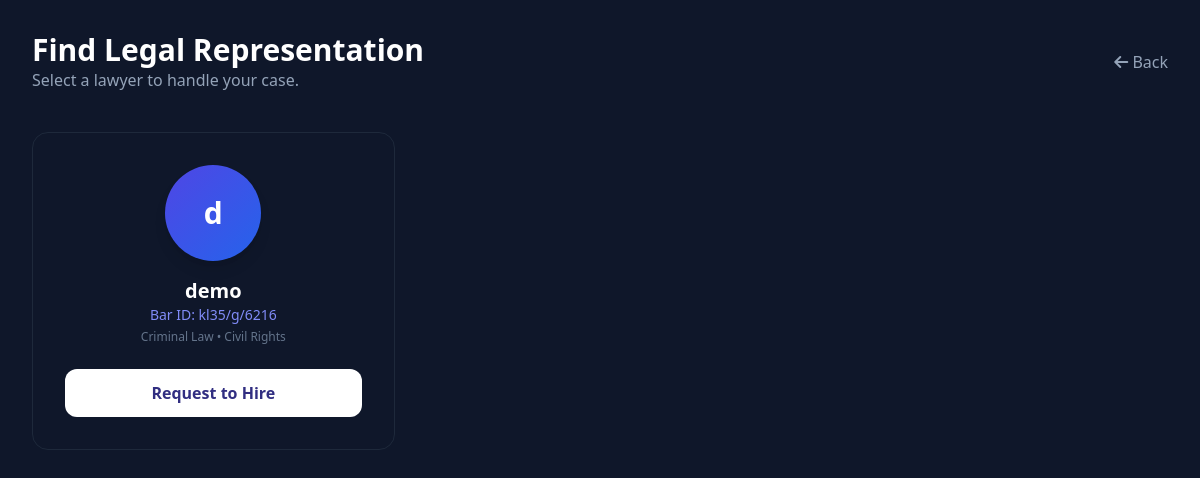
The app's page /find-lawyer/ (signed in) with its own data.
### app/models.py (models this page shows, shortened)
class UserProfile(models.Model):
    user = models.OneToOneField(User, on_delete=models.CASCADE)
    fullname = models.CharField(max_length=200, blank=True)
    is_lawyer = models.BooleanField(default=False)
    bar_id = models.CharField(max_length=100, blank=True, null=True)

### app/views.py (the view)
# urls.py: path('find-lawyer/', views.find_lawyer, name='find_lawyer'),
@login_required
def find_lawyer(request):
    already_requested_ids = LegalRepresentation.objects.filter(client=request.user).values_list('lawyer__id', flat=True)
    lawyers = UserProfile.objects.filter(is_lawyer=True).exclude(user__id__in=already_requested_ids)
    return render(request, 'client/find_lawyer.html', {'lawyers': lawyers})

### templates/client/find_lawyer.html (shortened to what this page needs)
{% load static %}
<!DOCTYPE html>
<html lang="en">
<head>
    <link href="https://cdnjs.cloudflare.com/ajax/libs/font-awesome/6.4.0/css/all.min.css" rel="stylesheet">
    <script src="https://cdn.tailwindcss.com"></script>
</head>
<body class="min-h-screen p-8">
    <div class="max-w-6xl mx-auto">
        <div class="flex justify-between items-center mb-10">
            <div>
                <h1 class="text-3xl font-bold">Find Legal Representation</h1>
                <p class="text-slate-400">Select a lawyer to handle your case.</p>
            </div>
            <a href="{% url 'user_dashboard' %}" class="text-slate-400 hover:text-white"><i class="fas fa-arrow-left"></i> Back</a>
        </div>
        <div class="grid grid-cols-1 md:grid-cols-3 gap-6">
            {% for profile in lawyers %}
            <div class="bg-slate-900 border border-slate-800 p-8 rounded-2xl text-center hover:border-indigo-500 transition-all hover:-translate-y-1">
                <div class="w-24 h-24 bg-gradient-to-br from-indigo-600 to-blue-600 rounded-full mx-auto flex items-center justify-center text-3xl font-bold text-white mb-4 shadow-lg">
                    {{ profile.user.first_name|slice:":1" }}
                </div>
                <h3 class="text-xl font-bold text-white">{{ profile.fullname }}</h3>
                <p class="text-indigo-400 text-sm font-medium mb-1">Bar ID: {{ profile.bar_id }}</p>
                <p class="text-slate-500 text-xs mb-6">Criminal Law • Civil Rights</p>
                <a href="{% url 'hire_lawyer' profile.user.id %}" class="block w-full bg-white text-indigo-900 font-bold py-3 rounded-xl hover:bg-indigo-50 transition-colors">
                    Request to Hire
                </a>
            </div>
            {% empty %}
            <div class="col-span-3 text-center py-20">
                <i class="fas fa-user-tie text-6xl text-slate-800 mb-4"></i>
                <p class="text-slate-500">No lawyers available at the moment.</p>
            </div>
            {% endfor %}
        </div>
    </div>
</body>
</html>

### templates/client/find_lawyer.html (style rules this page uses)
body { background-color: #0f172a; color: #fff; }

### records on screen
UserProfile: user.first_name "d", fullname "demo", bar_id "kl35/g/6216"
